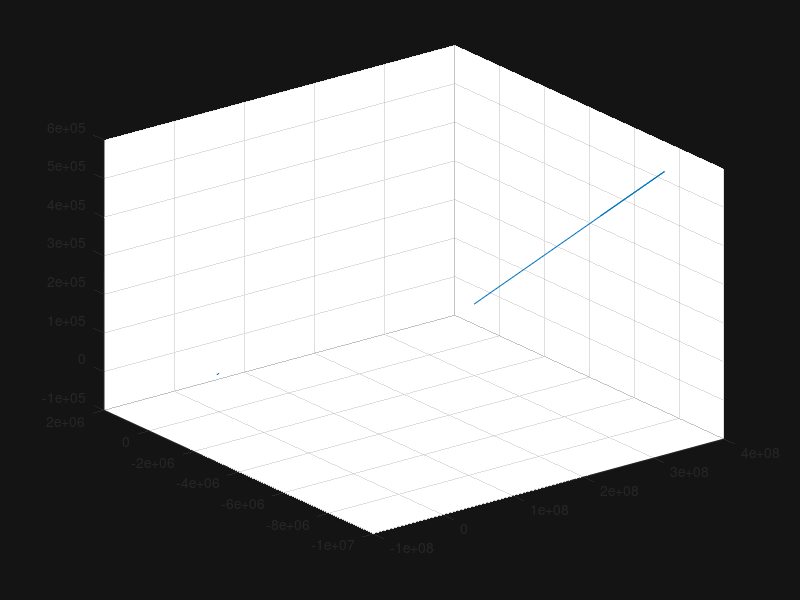

MATLAB code to generate this figure: (Note: this script raises an error after producing the figure.)
%% Setting up parameters
clear;clc;close all
global G m nObjects;

% Dialog box for simulations
tf=1;
while tf==1
    %menu text list
    list = {'Earth and Moon Simulation', 'Inner Planet Solar System Simulation', 'Figure 8 System Simulation', 'Random Simulation'};
    %display the dialog box
    %cancel or <esc> closes the dialog
    [indx,tf] = listdlg('ListString',list, 'Name','Dynamics Final Project','PromptString',{'Please select a scenario:'},'ListSize',[350,100],'SelectionMode','single');
    Nindx=numel(indx);
    
    for iindx=1:Nindx
    %Execute selected option
    iopt=indx(iindx);
    switch iopt
        case 1
            load('Earth_Moon.mat')
            tf=0;
        case 2
            load('Inner_Planets.mat')
            tf=0;
        case 3
            load('Figure_8.mat')
            tf=0;
        case 4
            load('Random.mat')
            tf=0;
        otherwise
    end
    end
end

G = 6.674*10^-11;
y0 = [r,rdot];
t = 0:dt:t_f;
nObjects = round(length(r)/3);
%% Setting up spacial plot
fig = figure('Color',[0.08 0.08 0.08],'Units','normalized','InnerPosition',[0.25/2 0.25/2 0.75 0.75]);
set(fig, 'InvertHardCopy', 'off');
% Trail graphics object
trl = quiver3(r(((1:nObjects)-1)*3+1),...
              r(((1:nObjects)-1)*3+2),...
              r(((1:nObjects)-1)*3+3),...
       dt.*rdot(((1:nObjects)-1)*3+1),...
       dt.*rdot(((1:nObjects)-1)*3+2),...
       dt.*rdot(((1:nObjects)-1)*3+3),0);
trl.ShowArrowHead = 'off';
hold on
% Planetary graphics object
s = scatter3(r(((1:nObjects)-1)*3+1),...
             r(((1:nObjects)-1)*3+2),...
             r(((1:nObjects)-1)*3+3),pointScale,colors./256,'filled');

% Axis Definitions
ax = gca;
axis equal
ax.Clipping = 'off';
ax.Box = 'off';
axis(limits)
ax.Color = [0.08 0.08 0.08];
ax.GridColor = [1 1 1];
ax.XColor = [0.9 0.9 0.9];
ax.XAxis.LineWidth = 0.75;
ax.YColor = [0.9 0.9 0.9];
ax.YAxis.LineWidth = 0.75;
ax.ZColor = [0.9 0.9 0.9];
ax.ZAxis.LineWidth = 0.75;
camproj('perspective')
cameratoolbar('SetMode','orbit')
campos(camStart)
camva(30)
time = annotation('textbox','Color',[1 1 1],'LineStyle','none','FontSize',16);
time.Position = [0.05 0.75 0.2 0.2];
%% Simulation
sol = leapfrog_solve(@a_func, y0, t);
currentTime = now;
%% Animation
% change array range to adjust what timeframe the animation plays over
for i = 2:length(t)-1
    % Update trail using position data since start of simulation
    trl.XData = sol(2:i, ((1:nObjects)-1)*3+1);
    trl.YData = sol(2:i, ((1:nObjects)-1)*3+2);
    trl.ZData = sol(2:i, ((1:nObjects)-1)*3+3);
    
    % Update trail using difference in position
    trl.UData = -(sol(2:i, ((1:nObjects)-1)*3+1) - sol((2:i)-1, ((1:nObjects)-1)*3+1));
    trl.VData = -(sol(2:i, ((1:nObjects)-1)*3+2) - sol((2:i)-1, ((1:nObjects)-1)*3+2));
    trl.WData = -(sol(2:i, ((1:nObjects)-1)*3+3) - sol((2:i)-1, ((1:nObjects)-1)*3+3));
    
    % Update bodies using current position
    s.XData = sol(i,((1:nObjects)-1)*3+1);
    s.YData = sol(i,((1:nObjects)-1)*3+2);
    s.ZData = sol(i,((1:nObjects)-1)*3+3);
    
    % Display time in sim in relation to current time
    time.String = datestr(seconds(t(i)),'HH:MM:SS.FFF mm-dd-yyyy');
    drawnow
end
%% Plotting absolute velocity
figure('Color',[0.08 0.08 0.08],'Units','inches','InnerPosition',[2 1 6.5 3.65])
set(gcf, 'InvertHardCopy', 'off');
switch iopt
    case 1
        bodies = ["Earth","Moon"];
        lineType = ["-","-"];
    case 2
        bodies = ["Sun","Mercury","Venus","Earth","Mars","Rogue Star"];
        lineType = ["-","-","-","-","-","--"];
    case 3
        bodies = ["1","2","3"];
        lineType = ["-","--","-."];
    case 4
        bodies = ["1","2","3","4","5"];
        lineType = ["-","-","-","-","-"];
    otherwise
        bodies = [];
end
hold on
for obj = 1:nObjects
    plot(datetime(0000,1,1)+seconds(t),...
        vecnorm(sol(:,((obj-1)*3+1:obj*3)+nObjects*3),2,2),...
        'Color',colors(obj,:)/256,'LineWidth',1.5,'DisplayName',bodies(obj),'LineStyle',lineType(obj))
end
legend('Color',[0.08 0.08 0.08],'TextColor',[1 1 1])
ax = gca;
ax.Color = [0.08 0.08 0.08];
ax.XGrid = 'on';
ax.YGrid = 'on';
ax.GridColor = [1 1 1];
ax.XColor = [0.9 0.9 0.9];
ax.XAxis.LineWidth = 0.75;
ax.YColor = [0.9 0.9 0.9];
ax.YAxis.LineWidth = 0.75;
ax.ZColor = [0.9 0.9 0.9];
ax.ZAxis.LineWidth = 0.75;
xlabel('Time (MATLAB Datetime)')
ylabel('Absolute Velocity [m/s]')
print('Velocity-plot','-djpeg','-r300');
%% acceleration function
function [ydot] = a_func(t, y)
% Given vector y, output its derivative (velocity and acceleration in this case)
global G m nObjects;
r = y(1:nObjects*3);
rdot = y(nObjects*3+1:end);
r2dot = zeros(1,length(r));
% defines a vector of object indicies
obj = 1:nObjects;
% Loop through each object 
for i = obj
    for j = obj(obj ~= i)
        r2dot((i-1)*3+1:i*3) = r2dot((i-1)*3+1:i*3) + (G*m(j).*(r((j-1)*3+1:j*3)-r((i-1)*3+1:i*3)))...
            /(norm(r((j-1)*3+1:j*3)-r((i-1)*3+1:i*3))^3);
    end
end

ydot = [rdot r2dot];
end
%% Leapfrog Solver function
function [sol] = leapfrog_solve(ydot, init, t)
% The following uses leapfrog integration to find position
% Inputs:
% ydot - function for finding acceleration at a given time and y
% init - initial conditions for the system
% t    - vector containing all the times t that we wish to solve
global nObjects;
sol = zeros(length(t),nObjects*6);
obj = 1:nObjects*3;
% The sol matrix stores positions and velocities for every timestep
sol(1,:) = init;
for i = 1:length(t)-1
    step = t(i+1) - t(i);
    % Find next position using current velocity and acceleration
    ydot1 = ydot(t(i), sol(i,:));
    sol(i+1,obj) = sol(i,obj) + step * sol(i,obj+max(obj))...
        + (step^2)/2 * ydot1(obj+max(obj));
    % Find next velocity using current acceleration and next acceleration
    ydot2 = ydot(t(i+1), sol(i+1,:));
    sol(i+1,obj+max(obj)) = sol(i,obj+max(obj)) +...
    step * (ydot1(obj+max(obj)) + ydot2(obj+max(obj)))/2;
end
end